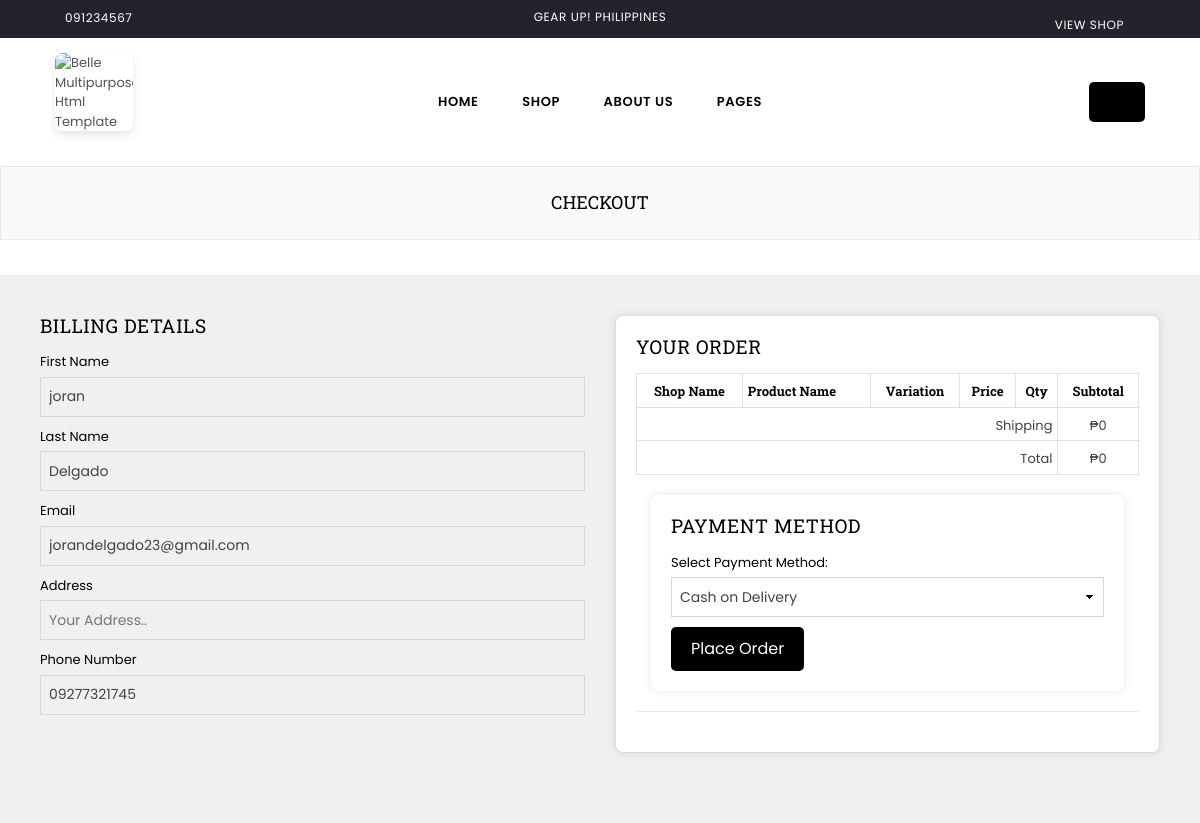
Page /checkout (signed in) on the committed database.
### tables this page shows
CREATE TABLE "users" (
	"id"	INTEGER,
	"first_name"	TEXT,
	"last_name"	TEXT,
	"email"	TEXT,
	"password"	TEXT,
	"role"	TEXT,
	"shop_name"	TEXT,
	"username"	TEXT,
	"birthday"	TEXT,
	"location"	TEXT,
	"phone_number"	TEXT,
	"session_id"	TEXT,
	"image_filename"	,
	"reset_token"	TEXT,
	"wallet_balance"	REAL,
	PRIMARY KEY("id" AUTOINCREMENT)
);

### app.py (the view, shortened to what this page needs)
@app.route('/checkout', methods=['GET', 'POST'])
def checkout():
    session_id = session.get('session_id')
    conn = sqlite3.connect('users.db')
    cursor = conn.cursor()
    cursor.execute('SELECT * FROM seller_account WHERE session_id =? ', (session_id,))
    user_exist = cursor.fetchone()
    email = session.get('email')
    logged_in = True if email else False
    user_info = get_user_info(session.get('email'))
    try:
        conn = sqlite3.connect('users.db')
        cursor = conn.cursor()
        cursor.execute('SELECT * FROM cart WHERE user_email = ?', (session.get('email'),))
        cart_items_db = cursor.fetchall()
        conn.close()
    except sqlite3.Error as e:
        flash('An error occurred while fetching cart items from the database.', 'error')
        return render_template('error.html', error=str(e))
    overall_total = calculate_overall_total(cart_items_db)
    return render_template('checkout.html', cart_items=cart_items_db, overall_total=overall_total, user_info=user_info, total_shipping_cost=total_shipping_cost, email=email, logged_in=logged_in, user_exist=user_exist)

### app.py (called while the page is built)
@app.teardown_appcontext
def close_connection(exception):
    db = getattr(g, 'db', None)  # Use 'db' instead of '_database'
    if db is not None:
        db.close()

def calculate_overall_total(cart_items):
    total = 0
    for item in cart_items:
        if len(item) > 6 and isinstance(item[6], (int, float)):
            total += item[6]
    return total

def get_user_info(email):
    try:
        conn = sqlite3.connect('users.db')
        cursor = conn.cursor()
        cursor.execute('SELECT first_name, last_name, email, phone_number FROM users WHERE email = ?', (email,))
        user_info = cursor.fetchone()
        return user_info
    except sqlite3.Error as e:
        flash('An error occurred while fetching user information.', 'error')
        return None
    finally:
        conn.close()

def total_shipping_cost(cart_items):
    shipping_cost = sum(float(item[10]) for item in cart_items)  # Assuming shipping_fee is at index 10
    return shipping_cost

### templates/checkout.html (shortened to what this page needs)
<!DOCTYPE html>
<html class="no-js" lang="en">
<head>
<link rel="stylesheet" href="/static/assets/css/plugins.css">
<link rel="stylesheet" href="/static/assets/css/bootstrap.min.css">
<link rel="stylesheet" href="/static/assets/css/style.css">
<link rel="stylesheet" href="/static/assets/css/responsive.css">
<link rel="stylesheet" href="https://cdn.jsdelivr.net/npm/sweetalert2@11.1.4/dist/sweetalert2.min.css">
</head>
<body class="page-template belle">
<div class="pageWrapper">
     <div class="top-header">
        <div class="container-fluid">
            <div class="row">
            	<div class="col-10 col-sm-8 col-md-5 col-lg-4">
                    <p class="phone-no"><i class="anm anm-phone-s"></i>091234567</p>
                </div>
                <div class="col-sm-4 col-md-4 col-lg-4 d-none d-lg-none d-md-block d-lg-block">
                	<div class="text-center"><p class="top-header_middle-text">GEAR UP! PHILIPPINES</p></div>
                </div>
<div class="col-2 col-sm-4 col-md-3 col-lg-4 text-right">
    <ul class="customer-links list-inline">
        {% if logged_in %}
            <li class="nav-item">
                {% if user_exist %}
                    <a class="nav-link" href="/sellerpage">View Shop</a>
                {% else %}
                    <a class="nav-link" href="{{ url_for('seller_registration') }}">Start Selling</a>
                {% endif %}
            </li>
            <li class="nav-item">
                <a class="nav-link bi bi-person-circle" href="#" onclick="showProfileMenu()">
                    <i class="bi bi-caret-down-square-fill">
                        <svg xmlns="http://www.w3.org/2000/svg" width="16" height="16" fill="currentColor" class="bi bi-caret-down-square-fill" viewBox="0 0 16 16">
                            <path d="M0 2a2 2 0 0 1 2-2h12a2 2 0 0 1 2 2v12a2 2 0 0 1-2 2H2a2 2 0 0 1-2-2zm4 4a.5.5 0 0 0-.374.832l4 4.5a.5.5 0 0 0 .748 0l4-4.5A.5.5 0 0 0 12 6z"/>
                        </svg>
                    </i>
                </a>
            </li>
        {% endif %}
    </ul>
</div>
            </div>
        </div>
    </div>
    <div class="header-wrap animated d-flex">
    	<div class="container-fluid">
            <div class="row align-items-center">
                <div class="logo col-md-2 col-lg-2 d-none d-lg-block">
                    <a href="{{ url_for('index') }}">
                    	<img src="/static/assets/images/sport/grearuplogo.png" alt="Belle Multipurpose Html Template" title="Belle Multipurpose Html Template" />
                    </a>
                </div>
                <div class="col-2 col-sm-3 col-md-3 col-lg-8">
                	<nav class="grid__item" id="AccessibleNav">
                        <ul id="siteNav" class="site-nav medium center hidearrow">
                            <li class="lvl1 parent megamenu"><a href="{{ url_for('index') }}">Home </a>
                            </li>
                            <li class="lvl1 parent megamenu"><a href="{{ url_for('shop') }}">Shop </a>
                            </li>
                        <li class="lvl1 parent megamenu"><a href="{{ url_for('aboutus') }}">About Us </a>
                        </li>
                        <li class="lvl1 parent dropdown"><a href="#">Pages </a>
                    </nav>
                </div>
                <div class="col-4 col-sm-3 col-md-3 col-lg-2">
                    <div class="site-header__search">
                    	<button type="button" class="search-trigger"><i class="icon anm anm-search-l"></i></button>
                    </div>
                </div>
        	</div>
        </div>
    </div>
    <div id="page-content">
        <div class="page section-header text-center">
            <div class="page-title">
                <div class="wrapper">
                    <h1 class="page-width">Checkout</h1>
                </div>
            </div>
        </div>
        <div class="container">
        <div class="container">
            <div class="row billing-fields">
                <div class="col-xl-6 col-lg-6 col-md-6 col-sm-12 sm-margin-30px-bottom">
                    <h2 class="section-title">Billing Details</h2>
                    <form action="{{ url_for('checkout') }}" method="post">
                        <label for="fname">First Name</label>
                        <input type="text" id="fname" name="firstname" placeholder="Your name.." value="{{ user_info[0] }}" required>
                        <label for="lname">Last Name</label>
                        <input type="text" id="lname" name="lastname" placeholder="Your last name.." value="{{ user_info[1] }}" required>
                        <label for="email">Email</label>
                        <input type="email" id="email" name="email" placeholder="Your email.." value="{{ user_info[2] }}" required>
                        <label for="address">Address</label>
                        <input type="text" id="address" name="Address" placeholder="Your Address.." value="{{ user_info[4] }}" required>
                        <label for="phone">Phone Number</label>
                        <input type="text" id="phone" name="Phone Number" placeholder="Your Phone Number.." value="{{ user_info[3] }}" required>
                    </div>
                    <div class="col-xl-6 col-lg-6 col-md-6 col-sm-12">
                        <div class="your-order-payment">
                            <h2 class="section-title">Your Order</h2>
                            <div class="table-responsive-sm order-table">
                                <table class="bg-white table table-bordered table-hover text-center">
                                    <thead>
                                        <tr>
                                            <th>Shop Name</th>
                                            <th class="text-left">Product Name</th>
                                            <th>Variation</th>
                                            <th>Price</th>
                                            <th>Qty</th>
                                            <th>Subtotal</th>
                                        </tr>
                                    </thead>
                                    <tfoot class="font-weight-600">
                                        <tr>
                                            <td colspan="5" class="text-right">Shipping</td>
                                            <td>₱{{ total_shipping_cost(cart_items) }}</td>
                                        </tr>
                                        <tr>
                                            <td colspan="5" class="text-right">Total</td>
                                            <td>₱{{ overall_total + total_shipping_cost(cart_items) }}</td>
                                        </tr>
                                    </tfoot>
                                </table>
                            </div>
                            <div class="col-12">
                                <div class="your-payment">
                                    <h2 class="section-title">Payment Method</h2>
                                    <label for="payment-method">Select Payment Method:</label>
                                    <select id="payment-method" name="payment_method" required>
                                        <option value="cash_on_delivery">Cash on Delivery</option>
                                    </select>
                                    <button type="submit">Place Order</button>
                                </div>
                            </div>
                            <hr />
                        </div>
                    </div>
            </div>
        </div>
    </div>
    </div>
</div>
</body>
</html>

### templates/checkout.html (style rules this page uses)
.logo { display: flex; align-items: center; }
.logo a { text-decoration: none; display: block; }
.logo img { max-width: 50%; height: auto; border-radius: 8px; box-shadow: 0 4px 8px rgba(0, 0, 0, 0.1); }
.logo { margin-bottom: 20px; }
.container { background-color: #f0f0f0; padding: 20px; }
.billing-fields { display: flex; flex-wrap: wrap; }
.section-title { color: #000000; margin-bottom: 15px; }
form { width: 100%; }
label { display: block; margin-bottom: 5px; color: #000000; }
input, select { width: 100%; padding: 8px; margin-bottom: 10px; box-sizing: border-box; }
.your-order-payment { background-color: #fff; padding: 20px; border-radius: 8px; box-shadow: 0 0 10px rgba(0, 0, 0, 0.1); }
.order-table { width: 100%; margin-top: 15px; }
.order-table th, .order-table td { padding: 10px; }
.order-table th { background-color: #000000; color: #090404; }
.your-payment { background-color: #fff; padding: 20px; margin-top: 20px; border-radius: 8px; box-shadow: 0 0 10px rgba(0, 0, 0, 0.1); }
button { background-color: #000000; color: #fff; padding: 10px 20px; border: none; border-radius: 5px; cursor: pointer; font-size: 16px; }

### rows in the picture
users: firstname "joran", lastname "Delgado", email "jorandelgado23@gmail.com", phone_number "09277321745"

### other values in the picture
{{ total_shipping_cost(cart_items) }} "0"
{{ overall_total + total_shipping_cost(cart_items) }} "0"
